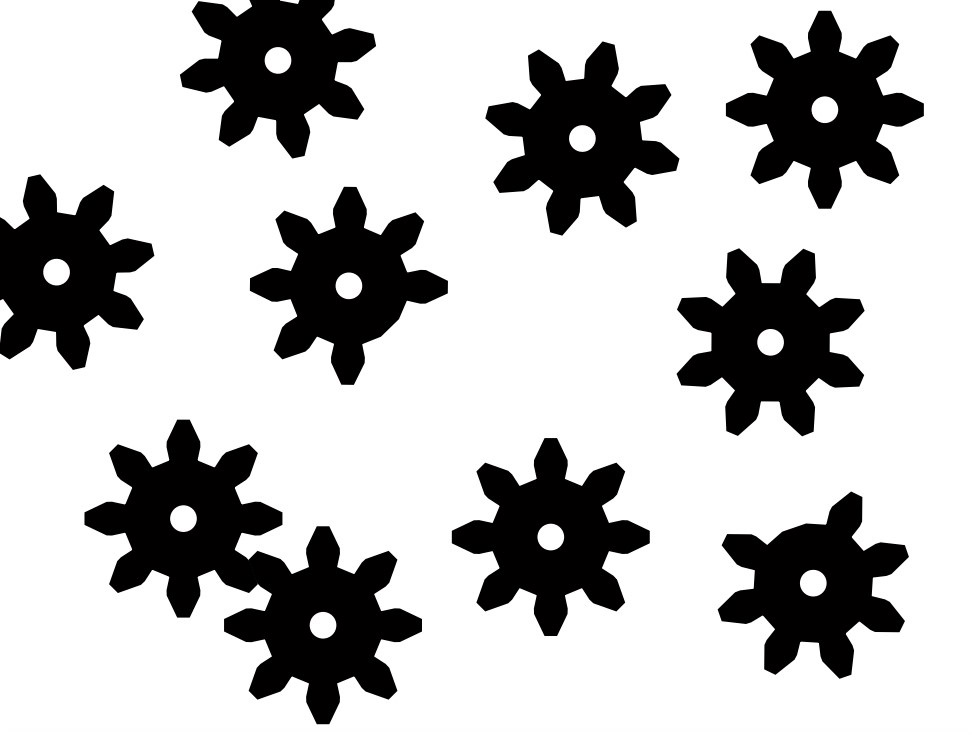
#> input picture images/gears.jpg, 972 x 735 px
$ python test.py
#> lines starting #> are read from the running program, lines starting #| are printed output that depends on the picture; after the words box and inside, x2 and y2 are one past the last pixel; in counts of white or black regions, pixels touching at a corner belong together
import cv2 as cv
import numpy as np

def draw_label(img, x, y, w, h, color, label):
    cv.rectangle(img, (x,y), (x+w,y+h), color, 2)
    cv.putText(img, label, (x+10,y+15), cv.FONT_HERSHEY_SIMPLEX, 0.5, color, 2)

# Load the image in grayscale
image = cv.imread('images/gears.jpg')
#> image is the input picture: shape (735, 972, 3); mean B, G, R 188.6, 188.6, 188.8
gray = cv.cvtColor(image, cv.COLOR_BGR2GRAY)

# Filter the image with a 5x5 gaussian kernel to remove possible noise
blurred = cv.GaussianBlur(gray, (5, 5), 0)

# Invert the colors of the image (detect white objects in a black background)
inverted_img = cv.bitwise_not(blurred)
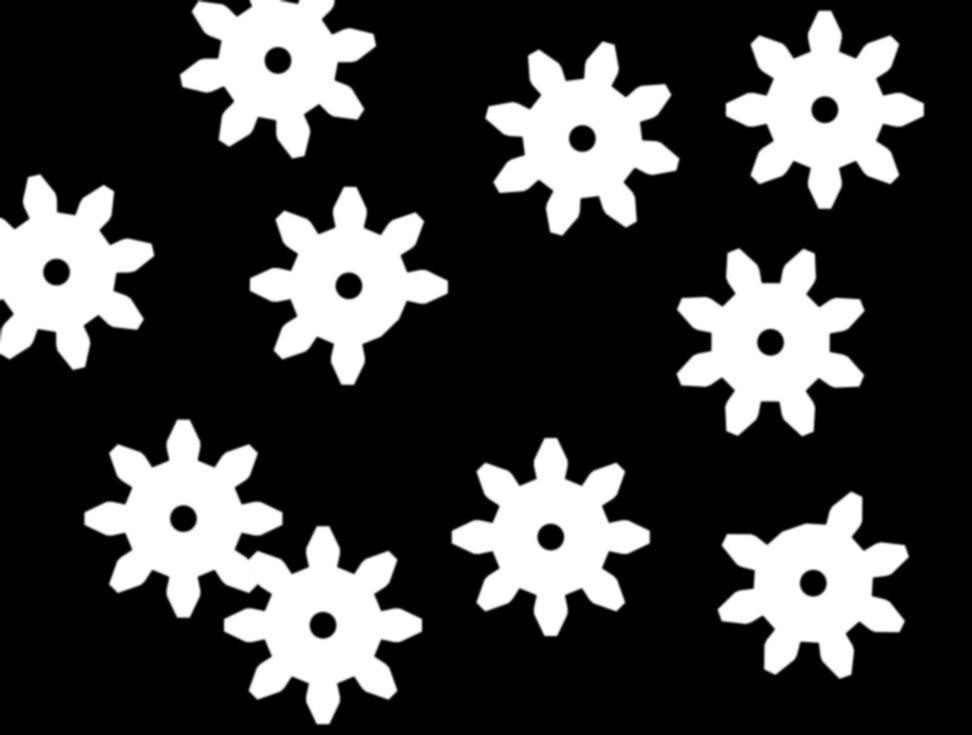
#> inverted_img: shape (735, 972); min 0, max 255, mean 66.4

# Apply Otsu's threshold method (automatically determines the threshold value)
_, thr_img = cv.threshold(inverted_img, 0, 255, cv.THRESH_BINARY+cv.THRESH_OTSU)
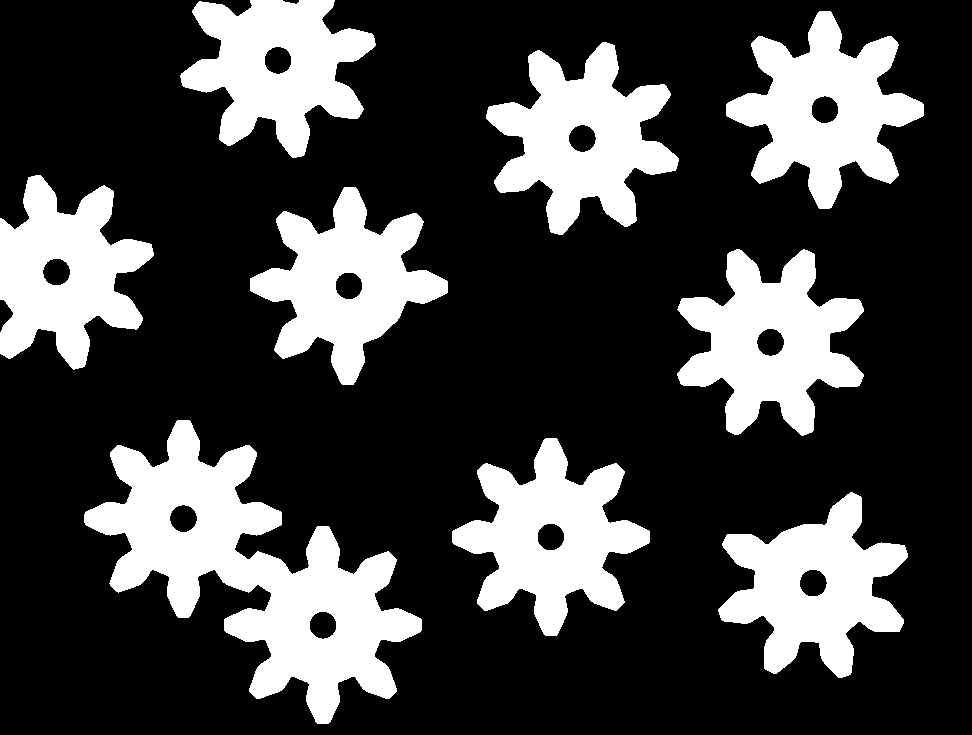
#> thr_img: shape (735, 972); 26.1% white; 9 white regions
#thr_img = cv.adaptiveThreshold(blurred, 255, cv.ADAPTIVE_THRESH_GAUSSIAN_C, cv.THRESH_BINARY, 11, 2)
contours, hierarchy = cv.findContours(thr_img, cv.RETR_EXTERNAL, cv.CHAIN_APPROX_SIMPLE)
#> contours = 9 contours; largest, box (x1, y1, x2, y2) and area: (84, 420, 422, 724) 38702, (677, 249, 864, 436) 19362, (452, 438, 650, 636) 19360, (726, 11, 924, 209) 19358, (486, 42, 679, 235) 19344
"""
cv.drawContours(image, contours, -1, (0, 0, 255), 2)

cv.imshow('Contours', image)
cv.waitKey(0)
cv.destroyAllWindows()
"""

areas = []
for cnt in contours:
    areas.append(cv.contourArea(cnt))
#> this loop made 9 passes
#> after the loop, areas = [18293.5, 19360, 38701.5, 19362, 18297, 17436.5, 19344.5, 19358, 17721]

categories = {"Good":0, "Defective":0, "Undefined":0}
output_img = image.copy()
indexes_borders = []

for i, cnt in enumerate(contours):
    x,y,w,h = cv.boundingRect(cnt)
    # Check if the object is touching any edge
    if x == 0 or y == 0 or x+w == image.shape[1] or y+h == image.shape[0]:
        categories["Undefined"] += 1
        indexes_borders.append(i)
        draw_label(output_img, x, y, w, h, (255, 0, 0), "Undefined")
    else:
        if cv.contourArea(cnt)/sorted(areas)[0] >= 2:
            categories["Undefined"] += 1
            indexes_borders.append(i)
            draw_label(output_img, x, y, w, h, (255, 0, 0), "Undefined")
#> this loop made 9 passes
#> (x, y, w, h) on passes 1 to 9: (718, 492, 190, 186), (452, 438, 198, 198), (84, 420, 338, 304), (677, 249, 187, 187), (250, 187, 198, 198), (0, 175, 154, 195), (486, 42, 193, 193), (726, 11, 198, 198), (180, 0, 196, 158)
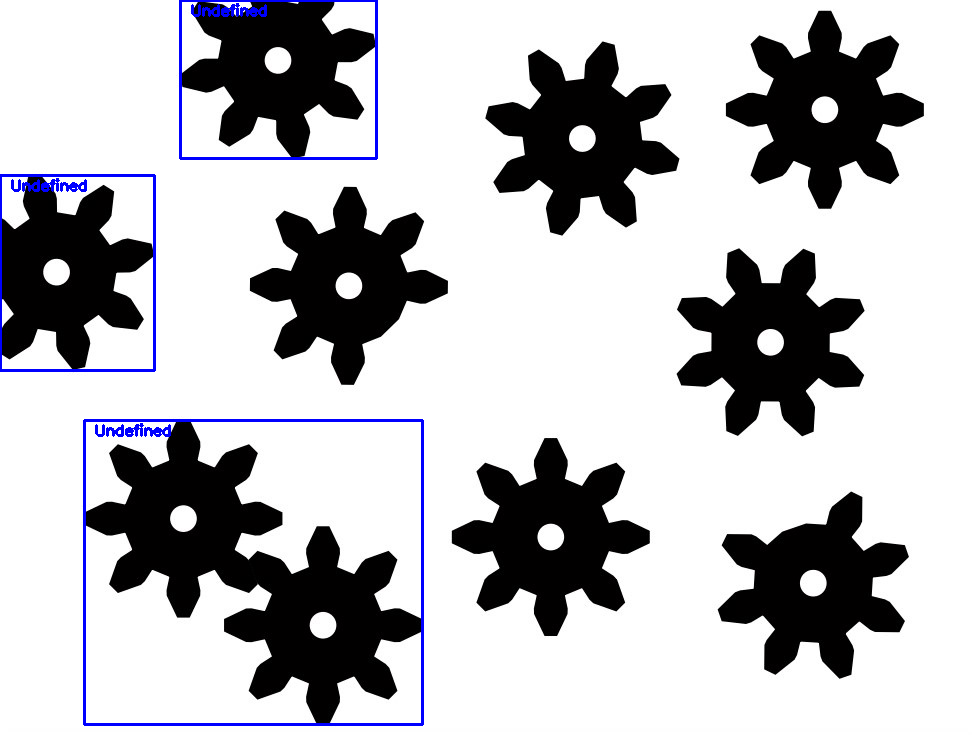
#> output_img: shape (735, 972, 3); 1.31% of pixels changed, all inside (x1, y1, x2, y2) = (0, 0, 424, 726)
#> after the loop, categories = {'Good': 0, 'Defective': 0, 'Undefined': 3}; indexes_borders = [2, 5, 8]

list_contours = list(contours)
#> list_contours has the same summary as contours
for index in sorted(indexes_borders, reverse=True):
    del list_contours[index]
#> this loop made 3 passes
#> index on passes 1 to 2: 8, 5
new_contours = tuple(list_contours)
#> new_contours = 6 contours; box (x1, y1, x2, y2) and area: (677, 249, 864, 436) 19362, (452, 438, 650, 636) 19360, (726, 11, 924, 209) 19358, (486, 42, 679, 235) 19344, (250, 187, 448, 385) 18297, (718, 492, 908, 678) 18294

for index in sorted(indexes_borders, reverse=True):
    del areas[index]

areas.sort()

for i, cnt in enumerate(new_contours):
    x,y,w,h = cv.boundingRect(cnt)
    ratio = round(cv.contourArea(cnt)/areas[-1], 2)
    # Check if the object is defective
    if ratio < 1.00:
        categories["Defective"] += 1
        draw_label(output_img, x, y, w, h, (0, 0, 255), "Defective")
    else:
        categories["Good"] += 1
        draw_label(output_img, x, y, w, h, (0, 255, 0), "Good")
#> this loop made 6 passes
#> (x, y, w, h, ratio) on passes 1 to 6: (718, 492, 190, 186, 0.94), (452, 438, 198, 198, 1), (677, 249, 187, 187, 1), (250, 187, 198, 198, 0.94), (486, 42, 193, 193, 1), (726, 11, 198, 198, 1)
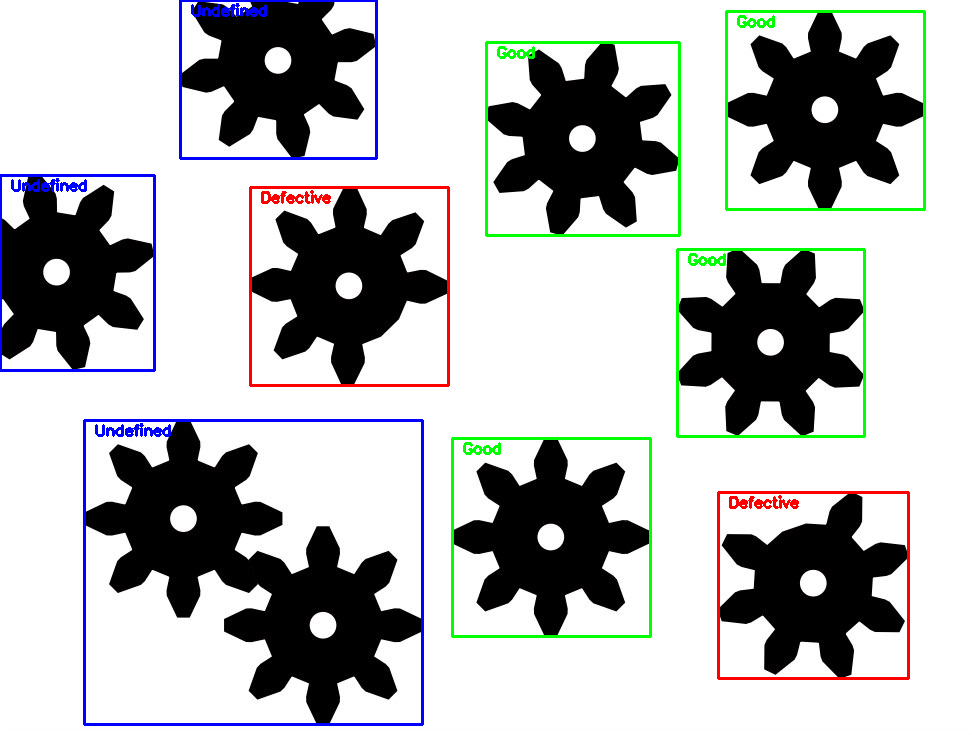
#> output_img: shape (735, 972, 3); 2.25% of pixels changed, all inside (x1, y1, x2, y2) = (249, 10, 926, 680)
#> after the loop, categories = {'Good': 4, 'Defective': 2, 'Undefined': 3}


# Display image and counts
print('Good: ', categories.get("Good"))
#| Good:  4
print('Defective: ', categories.get("Defective"))
#| Defective:  2
print('Undefined: ', categories.get("Undefined"))
#| Undefined:  3

cv.imshow("Object Labels", output_img)
cv.waitKey(0)
cv.destroyAllWindows()
